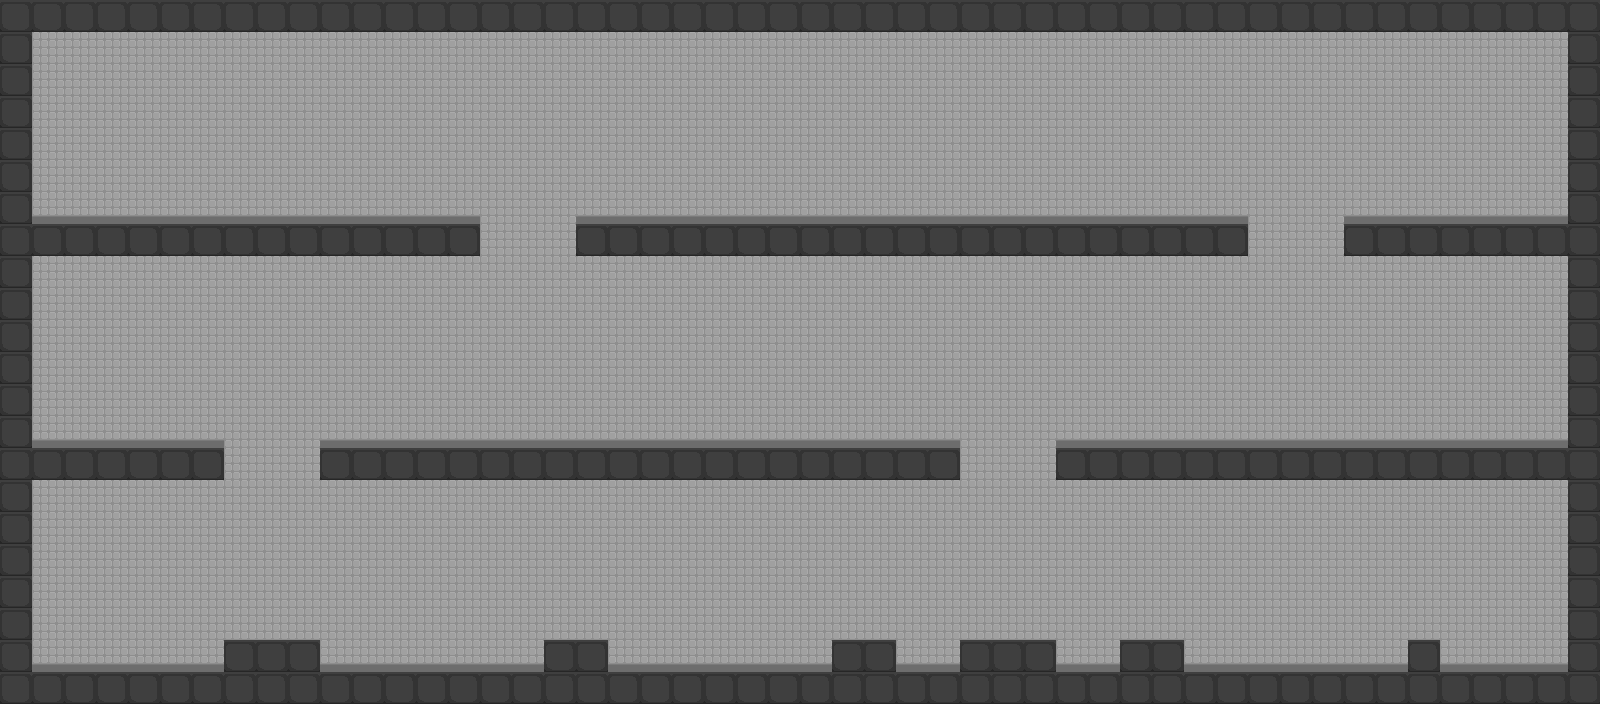

The image is a tile-based game level rendered from a .tmx file. Its description and source (layers, tilesets, objects; grid data summarised) follow:
An orthogonal 50x22 tile map with 32x32 px tiles, 2 tile layers (Background, Foreground) and 42 objects (9x light, 5x lava, 2x turret, 2x goon, 2x lasergrid, ...).

<map version="1.0" orientation="orthogonal" renderorder="right-down" width="50" height="22" tilewidth="32" tileheight="32" nextobjectid="86">
 <tileset firstgid="1" name="tiles" tilewidth="32" tileheight="32" tilecount="4" columns="0">
  <tile id="0">
   <image width="32" height="32" source="../tiles/tileWall.png" />
  </tile>
  <tile id="1">
   <image width="32" height="32" source="../tiles/tileBG.png" />
  </tile>
  <tile id="3">
   <image width="32" height="32" source="../tiles/tileSpikes.png" />
  </tile>
  <tile id="4">
   <image width="32" height="32" source="../tiles/tileBGbot.png" />
  </tile>
 </tileset>
 <layer name="Background" width="50" height="22">
  <data>[1100 cells, 982 non-empty, 2 distinct tile ids]</data>
 </layer>
 <layer name="Foreground" width="50" height="22">
  <data>[1100 cells, 237 non-empty, 1 distinct tile ids]</data>
 </layer>
 <objectgroup name="collision">
  <object id="1" x="0" y="0" width="1600" height="32" />
  <object id="7" x="0" y="224" width="480" height="32" />
  <object id="8" x="0" y="32" width="32" height="192" />
  <object id="9" x="576" y="224" width="672" height="32" />
  <object id="11" x="1344" y="224" width="256" height="32" />
  <object id="12" x="1568" y="32" width="32" height="192" />
  <object id="13" x="0" y="256" width="32" height="192" />
  <object id="14" x="0" y="448" width="224" height="32" />
  <object id="15" x="320" y="448" width="640" height="32" />
  <object id="16" x="1056" y="448" width="544" height="32" />
  <object id="17" x="1568" y="256" width="32" height="192" />
  <object id="18" x="0" y="480" width="32" height="192" />
  <object id="19" x="0" y="672" width="1600" height="32" />
  <object id="20" x="1568" y="480" width="32" height="192" />
  <object id="74" x="224" y="640" width="96" height="32" />
  <object id="75" x="544" y="640" width="64" height="32" />
  <object id="76" x="832" y="640" width="64" height="32" />
  <object id="77" x="960" y="640" width="96" height="32" />
  <object id="78" x="1120" y="640" width="64" height="32" />
  <object id="79" x="1408" y="640" width="32" height="32" />
 </objectgroup>
 <objectgroup name="objects">
  <object id="24" name="exitpoint" x="1472" y="576" width="64" height="96" />
  <object id="59" name="turret" x="80" y="368">
   <properties>
    <property name="fixed" type="bool" value="true" />
    <property name="fixedAngle" type="float" value="0" />
    <property name="range" type="float" value="800" />
   </properties>
   <polygon points="16,16 -16,80 48,80" />
  </object>
  <object id="60" name="start" x="112" y="144">
   <ellipse />
  </object>
  <object id="62" name="goon" x="736" y="152">
   <ellipse />
  </object>
  <object id="63" name="goon" x="1152" y="160">
   <ellipse />
  </object>
  <object id="69" name="lasergrid" x="896" y="256" width="32" height="192">
   <properties>
    <property name="offTime" type="float" value="0.5" />
    <property name="onTime" type="float" value="2" />
    <property name="timeOffset" type="float" value="0" />
    <property name="warmupTime" type="float" value="0.25" />
   </properties>
  </object>
  <object id="72" name="lasergrid" x="768" y="256" width="32" height="192">
   <properties>
    <property name="offTime" type="float" value="0.5" />
    <property name="onTime" type="float" value="2" />
    <property name="timeOffset" type="float" value="0.5" />
    <property name="warmupTime" type="float" value="0.25" />
   </properties>
  </object>
  <object id="80" name="lava" x="320" y="648" width="224" height="24" />
  <object id="81" name="lava" x="608" y="648" width="224" height="24" />
  <object id="82" name="lava" x="896" y="648" width="64" height="24" />
  <object id="83" name="lava" x="1056" y="648" width="64" height="24" />
  <object id="84" name="lava" x="1184" y="648" width="224" height="24" />
  <object id="85" name="turret" x="1408" y="368">
   <properties>
    <property name="fixed" type="bool" value="true" />
    <property name="fixedAngle" type="float" value="160" />
    <property name="range" type="float" value="800" />
    <property name="rotationSpeed" type="float" value="5" />
   </properties>
   <polygon points="16,16 -16,80 48,80" />
  </object>
 </objectgroup>
 <objectgroup name="lights" visible="0">
  <object id="49" name="light" x="144" y="264">
   <ellipse />
  </object>
  <object id="50" name="light" x="1456" y="40">
   <ellipse />
  </object>
  <object id="51" name="light" x="816" y="40">
   <ellipse />
  </object>
  <object id="52" name="light" x="144" y="488">
   <ellipse />
  </object>
  <object id="53" name="light" x="816" y="264">
   <ellipse />
  </object>
  <object id="54" name="light" x="816" y="488">
   <ellipse />
  </object>
  <object id="55" name="light" x="144" y="40">
   <ellipse />
  </object>
  <object id="56" name="light" x="1456" y="488">
   <ellipse />
  </object>
  <object id="57" name="light" x="1456" y="264">
   <ellipse />
  </object>
 </objectgroup>
</map>
